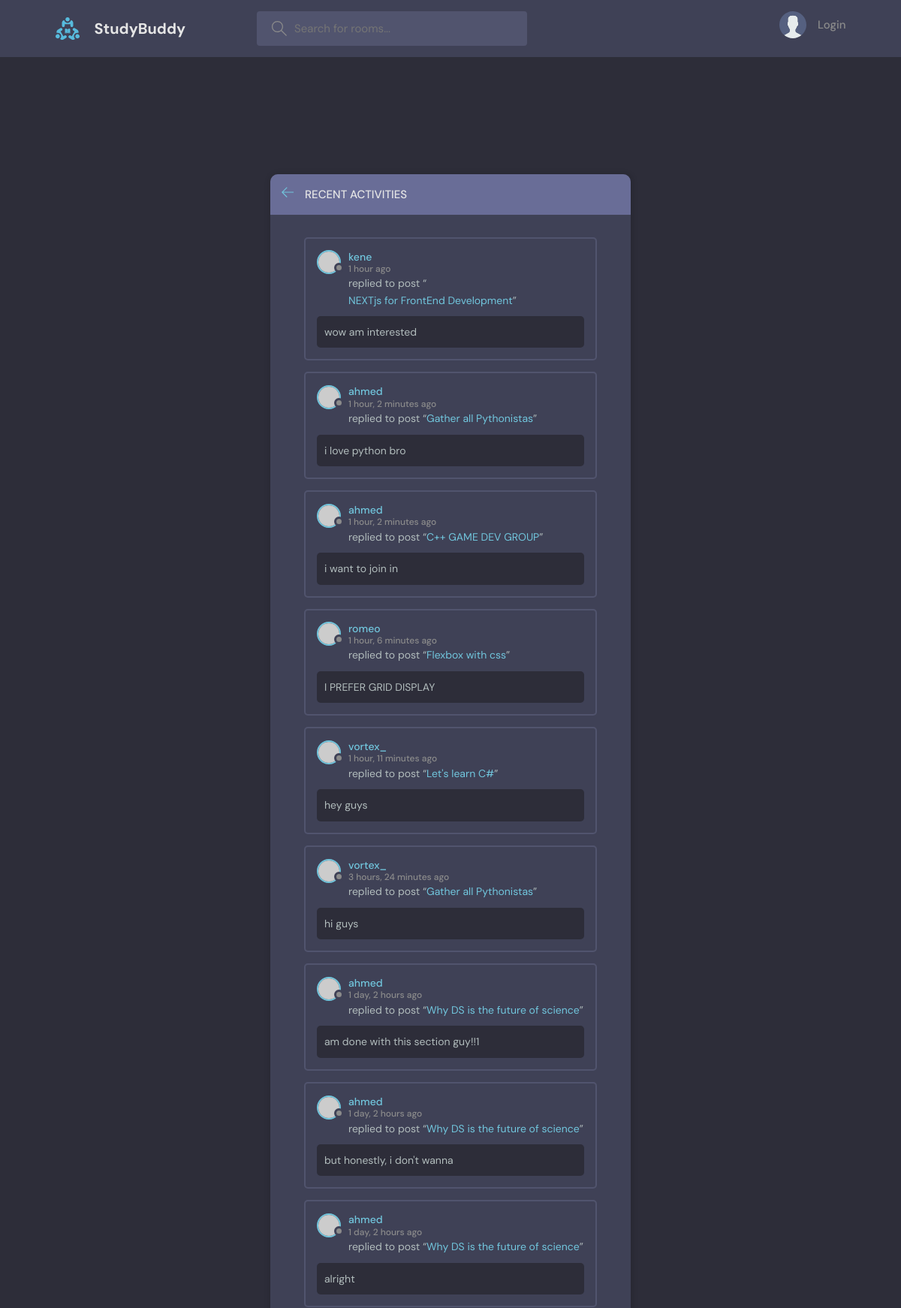
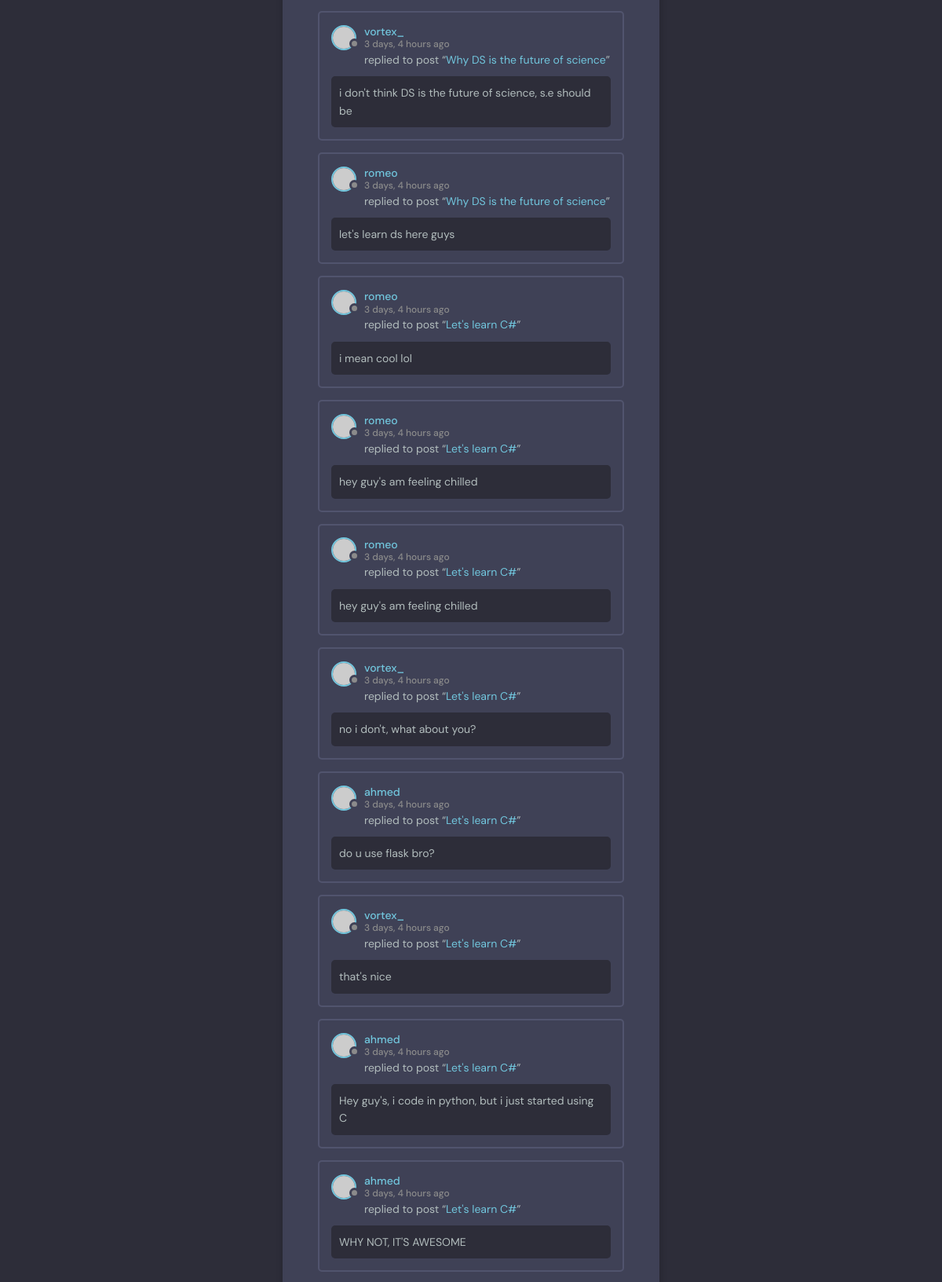
The page /activity/ (upper part) on the database its author committed (2 pictures, top to bottom).
### baseapp/models.py (models this page shows, shortened)
class Message(models.Model):
    user = models.ForeignKey(User, on_delete=models.CASCADE)
    room = models.ForeignKey(Room, on_delete=models.CASCADE)
    body = models.TextField()
    created = models.DateTimeField(auto_now_add=True)
    updated = models.DateTimeField(auto_now=True)
    def __str__(self):
        return self.body[0:60]
    class Meta:
        ordering = ['-updated', '-created']

class Room(models.Model):
    host = models.ForeignKey(User, on_delete=models.SET_NULL, null=True)
    topic = models.ForeignKey(Topic, on_delete=models.SET_NULL, null=True)
    name = models.CharField(max_length=200)
    description = models.TextField(null=True, blank=True)
    created = models.DateTimeField(auto_now_add=True)
    updated = models.DateTimeField(auto_now=True)
    participants = models.ManyToManyField(User, related_name='participants', blank=True)
    class Meta:
        ordering = ['-updated', '-created']

### baseapp/views.py (the view)
# urls.py: path("activity/", views.ActivityPage, name='activity'),
def ActivityPage(request):
    room_messages = Message.objects.all()
    return render(request, 'baseapp/activity.html', {'room_messages': room_messages})

### baseapp/templates/baseapp/activity.html
{% extends 'main.html'%}
{%block content %}
    <main class="layout">
      <div class="container">
        <div class="layout__box">
          <div class="layout__boxHeader">
            <div class="layout__boxTitle">
              <a href="index.html">
                <svg version="1.1" xmlns="http://www.w3.org/2000/svg" width="32" height="32" viewBox="0 0 32 32">
                  <title>arrow-left</title>
                  <path
                    d="M13.723 2.286l-13.723 13.714 13.719 13.714 1.616-1.611-10.96-10.96h27.625v-2.286h-27.625l10.965-10.965-1.616-1.607z"
                  ></path>
                </svg>
              </a>
              <h3>Recent Activities</h3>
            </div>
          </div>
          <div class="activities-page layout__body">
            {%include 'baseapp/activity_component.html' %}
          </div>
        </div>
      </div>
    </main>
{%endblock content%}

### baseapp/templates/baseapp/activity_component.html (shortened to what this page needs)
{% for message in room_messages%}
        <div class="activities__box">
            <div class="activities__boxHeader roomListRoom__header">
                <a href="{% url 'user-profile' message.user.id %}" class="roomListRoom__author">
                  <div class="avatar avatar--small">
                    <img src="https://randomuser.me/api/portraits/women/11.jpg" />
                  </div>
                  <p>
                    {{message.user.username}}
                    <span>{{message.created | timesince }} ago</span>
                  </p>
                </a>
              </div>
              <div class="activities__boxContent">
                <p>replied to post “<a href="{%url 'room' message.room.id%}">{{message.room.name}}</a>”</p>
                <div class="activities__boxRoomContent">
                  {{message}}
                </div>
            </div>
        </div>
{%endfor%}

### static/styles/style.css (style rules this page uses)
:root { --color-main: #71c6dd; --color-main-light: #e1f6fb; --color-dark: #3f4156; --color-dark-medium: #51546e; --color-dark-light: #696d97; --color-light: #e5e5e5; --color-gray: #8b8b8b; --color-light-gray: #b2bdbd; --color-bg: #2d2d39; --color-success: #5dd693; --color-error: #fc4b0b; }
* { font-family: "DM Sans", -apple-system, BlinkMacSystemFont, "Segoe UI", Roboto, Oxygen, Ubuntu, Cantarell, "Open Sans", "Helvetica Neue", sans-serif; margin: 0; padding: 0; box-sizing: border-box; text-rendering: optimizeLegibility; font-size: inherit; }
html { font-size: 56.25%; }
@media only screen and (min-width: 1200px) { html { font-size: 62.5%; } }
body { line-height: 1.6; font-weight: 400; font-size: 1.5rem; color: var(--color-light-gray); background-color: var(--color-bg); min-height: 100vh; }
img { width: 100%; }
a { display: inline-block; color: var(--color-main); text-decoration: none; }
.container { max-width: 120rem; width: 90%; margin: auto; }
.avatar { position: relative; display: inline-block; border-radius: 50%; border: 2px solid var(--color-main); }
.avatar img { display: block; border-radius: 50%; object-fit: cover; object-position: center; }
.avatar::after { content: ""; display: block; position: absolute; background-color: var(--color-gray); z-index: 111; border-radius: 50%; border: 0.3rem solid var(--color-dark); }
.avatar.avatar--small img { width: 2.8rem; height: 2.8rem; }
.avatar.avatar--small:after { width: 0.7rem; height: 0.7rem; bottom: 0px; right: -6px; }
.layout { margin-top: 2.4rem; }
.layout > .container { display: flex; justify-content: space-between; align-items: flex-start; }
.layout__box { width: 90%; max-width: 48rem; min-height: 40rem; position: absolute; top: 50%; left: 50%; transform: translate(-50%, -46%); background-color: var(--color-dark); border-radius: 1rem; box-shadow: 1px 1px 6px 3px rgba(0, 0, 0, 0.1); overflow: hidden; }
.layout__boxHeader { display: flex; padding: 1.5rem; background-color: var(--color-dark-light); }
.layout__boxTitle { display: flex; gap: 1.5rem; align-items: center; }
.layout__boxTitle h3 { text-transform: uppercase; font-weight: 500; color: var(--color-light); }
.layout__boxTitle svg { width: 1.6rem; height: 1.6rem; fill: var(--color-main); }
.layout__body { margin: 3rem; }
.roomListRoom__header { display: flex; justify-content: space-between; align-items: center; }
.roomListRoom__author { font-weight: 500; display: flex; align-items: center; gap: 1rem; }
.activities__box { margin: 1.5rem; padding: 1.5rem; border: 2px solid var(--color-dark-medium); border-radius: 5px; }
.activities__boxHeader p { font-size: 1.4rem; line-height: 1.3; }
.activities__boxHeader p span { color: var(--color-gray); font-size: 1.2rem; display: block; }
.activities__boxContent { margin-left: 4.2rem; }
.activities__boxContent { font-size: 1.4rem; }
.activities__boxRoomContent { background: var(--color-bg); padding: 1rem; border-radius: 5px; margin-top: 1rem; margin-left: -4.2rem; }

### rows shown on the page
Message: user.username "kene", created "1 hour", room.name "NEXTjs for FrontEnd Development", body "wow am interested"
Message: user.username "ahmed", created "1 hour, 2 minutes", room.name "Gather all Pythonistas", body "i love python bro"
Message: user.username "ahmed", created "1 hour, 2 minutes", room.name "C++ GAME DEV GROUP", body "i want to join in"
Message: user.username "romeo", created "1 hour, 6 minutes", room.name "Flexbox with css", body "I PREFER GRID DISPLAY"
Message: user.username "vortex_", created "1 hour, 11 minutes", room.name "Let's learn C#", body "hey guys"
Message: user.username "vortex_", created "3 hours, 24 minutes", room.name "Gather all Pythonistas", body "hi guys"
Message: user.username "ahmed", created "1 day, 2 hours", room.name "Why DS is the future of science", body "am done with this section guy!!1"
Message: user.username "ahmed", created "1 day, 2 hours", room.name "Why DS is the future of science", body "but honestly, i don't wanna"
Message: user.username "ahmed", created "1 day, 2 hours", room.name "Why DS is the future of science", body "alright"
Message: user.username "vortex_", created "3 days, 4 hours", room.name "Why DS is the future of science", body "i don't think DS is the future of science, s.e should be"
Message: user.username "romeo", created "3 days, 4 hours", room.name "Why DS is the future of science", body "let's learn ds here guys"
Message: user.username "romeo", created "3 days, 4 hours", room.name "Let's learn C#", body "i mean cool lol"
Message: user.username "romeo", created "3 days, 4 hours", room.name "Let's learn C#", body "hey guy's am feeling chilled"
Message: user.username "romeo", created "3 days, 4 hours", room.name "Let's learn C#", body "hey guy's am feeling chilled"
Message: user.username "vortex_", created "3 days, 4 hours", room.name "Let's learn C#", body "no i don't, what about you?"
Message: user.username "ahmed", created "3 days, 4 hours", room.name "Let's learn C#", body "do u use flask bro?"
Message: user.username "vortex_", created "3 days, 4 hours", room.name "Let's learn C#", body "that's nice"
Message: user.username "ahmed", created "3 days, 4 hours", room.name "Let's learn C#", body "Hey guy's, i code in python, but i just started using C"
Message: user.username "ahmed", created "3 days, 4 hours", room.name "Let's learn C#", body "WHY NOT, IT'S AWESOME"
